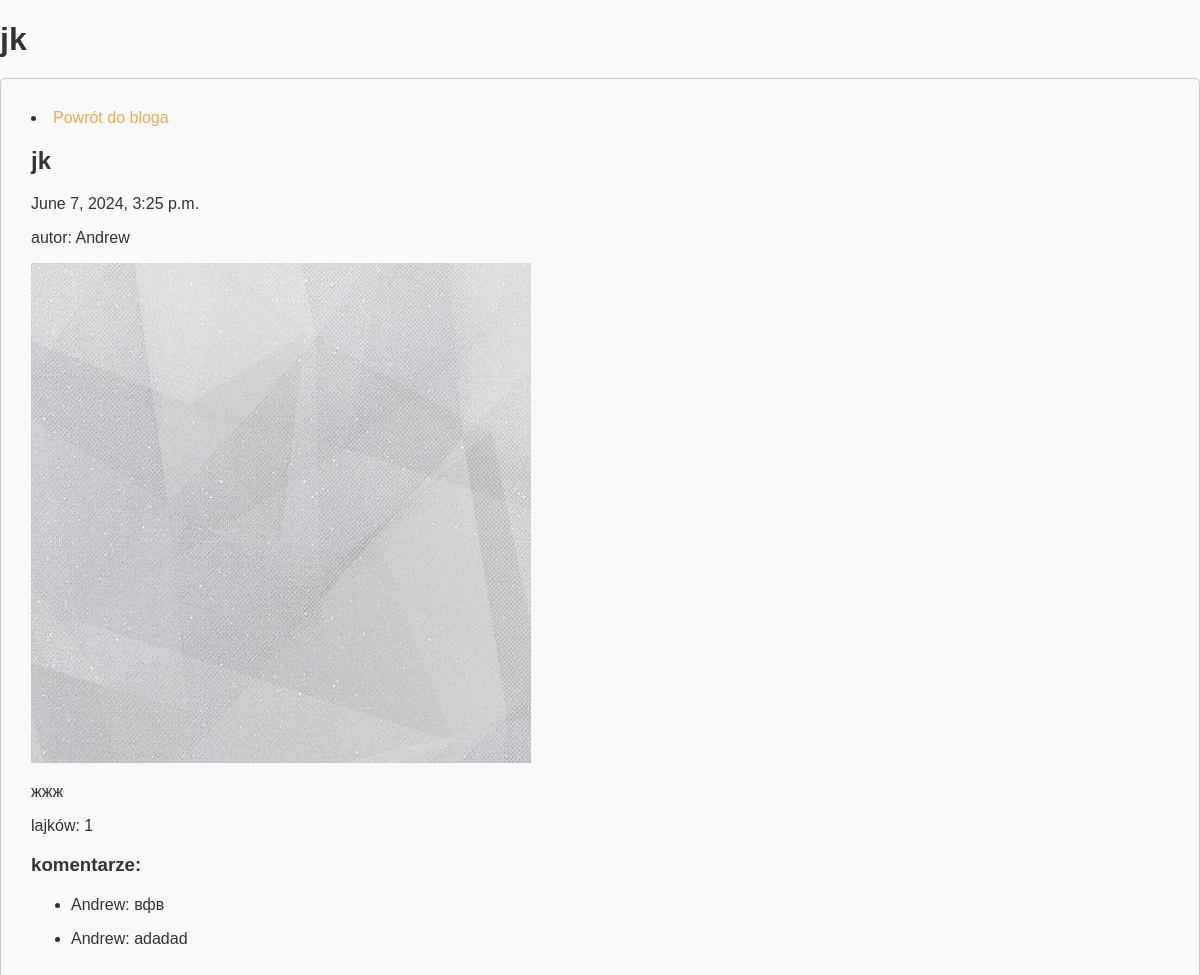
/blogkulinarny/publication/3/, run on the app's committed database.
### blogkul/models.py (models this page shows, shortened)
class Publication(models.Model):
    name = models.CharField(max_length=255)
    content = models.TextField()
    pdate = models.DateTimeField(auto_now_add=True)
    image = models.ImageField(upload_to='publication_images/', default='publication_images/def.png')
    author = models.ForeignKey(User, on_delete=models.SET_NULL, null=True)
    is_private = models.BooleanField(default=False)
    password = models.CharField(max_length=255, blank=True, null=True)

class Comment(models.Model):
    user = models.ForeignKey(settings.AUTH_USER_MODEL, on_delete=models.CASCADE)
    publication = models.ForeignKey(Publication, on_delete=models.CASCADE)
    text = models.TextField()
    cdate = models.DateTimeField(default=timezone.now)

### users/models.py (models this page shows, shortened)
class User(AbstractBaseUser):
    id = models.CharField(max_length=200, default=uuid.uuid4, unique=True, primary_key=True)
    email = models.EmailField(null=False, max_length=100, unique=True)
    firstname = models.CharField(null=False, max_length=100)
    lastname = models.CharField(null=False, max_length=100)
    phone = models.IntegerField(null=False, unique=True)
    date_joined = models.DateTimeField(auto_now=True)
    last_login = models.DateTimeField(auto_now=True)
    is_admin = models.BooleanField(default=False)
    is_active = models.BooleanField(default=True)
    is_staff = models.BooleanField(default=False)
    is_superuser = models.BooleanField(default=False)
    USERNAME_FIELD = 'email'
    REQUIRED_FIELDS = ['firstname', 'lastname', 'phone']
    objects = UserManager()

### blogkul/views.py (the view)
# urls.py: path('publication/<int:publication_id>/', publication_detail, name='publication_detail'),
def publication_detail(request, publication_id):
    publication = get_object_or_404(Publication, id=publication_id)
    publication.liked_by_current_user = publication.like_set.filter(user=request.user).exists()
    publication.like_count = publication.like_set.count()
    publication.comments = publication.comment_set.all()
    return render(request, 'blog/publication_detail.html', {'publication': publication})

### templates/blog/publication_detail.html (shortened to what this page needs)
{% extends 'basestronablog.html' %}
{% block heading %}{{ publication.name }}{% endblock %}
{% block content %}
<li class="card">
 <a href="{% url 'blogkulinarny' %}">Powrót do bloga</a>
 <h2>{{ publication.name }}</h2>
 <p>{{ publication.pdate }}</p>
 <p>autor: {{ publication.author.firstname }}</p>
 {% if publication.image %}
 <img src="{{ publication.image.url }}" alt="{{ publication.name }}">
 {% endif %}
 <p>{{ publication.content|safe }}</p>
 <p>lajków: {{ publication.like_count }}</p>
 <h3>komentarze:</h3>
 <ul>
   {% for comment in publication.comments %}
   <li>
     <p>{{ comment.user.firstname }}: {{ comment.text }}</p>
   </li>
   {% endfor %}
 </ul>
</li>
{% endblock %}

### staticfiles/css/style.css (style rules this page uses)
body { font-family: Arial, sans-serif; background-color: #f8f9fa; color: #333; margin: 0; }
h1, h2, h3 { color: #333; margin-bottom: 20px; }
a { color: #f0ad4e; text-decoration: none; transition: color 0.3s ease; }
.card { border: 1px solid #ccc; border-radius: 5px; box-shadow: 0 2px 4px rgba(0, 0, 0, 0.1); transition: box-shadow 0.3s; margin-bottom: 20px; padding: 30px; }

### data on the page
Publication: name "jk", pdate "June 7, 2024, 3:25 p.m.", author.firstname "Andrew", image (picture), content "жжж", like_count "1"
Comment: user.firstname "Andrew", text "вфв"
Comment: user.firstname "Andrew", text "adadad"
